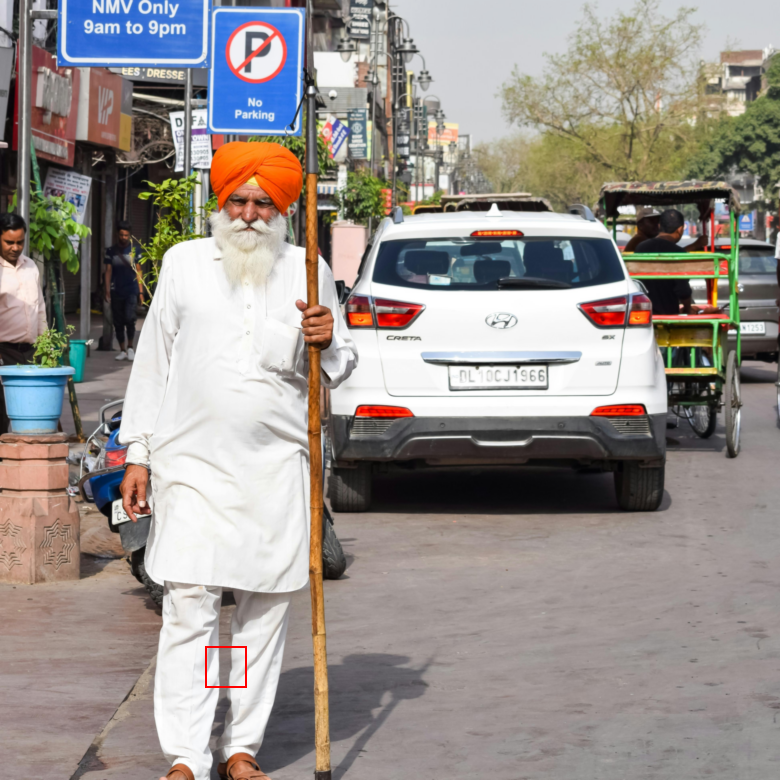
#> input picture Q2/match_size41_B.png, 780 x 780 px, given in place of parking.png, which was not available
$ python a_scipy.py
#> lines starting #> are read from the running program, lines starting #| are printed output that depends on the picture; pictures that were not available may be replaced by others from this repository, and a replacement may not be noted
import numpy as np
from PIL import Image, ImageDraw
from scipy.signal import correlate
import matplotlib.pyplot as plt
import os

def load_image_as_array(path: str) -> np.ndarray:
    img = Image.open(path).convert("RGB")
    return np.asarray(img, dtype=np.float64)

def rms(x: np.ndarray) -> float:
    return np.sqrt(np.mean(x ** 2))

def ncc_single_channel(F: np.ndarray, H: np.ndarray) -> np.ndarray:
    Hgt_H, Wid_H = H.shape
    N = Hgt_H * Wid_H
    eps = 1e-10

    H_norm = H / (rms(H) + eps)

    # Numerator: sum(Fpatch * H_norm) for every window position, via correlation
    numerator = correlate(F, H_norm, mode="valid", method="fft")

    # Sliding sum of squares of F, via correlation with a ones kernel
    F_sq_sum = correlate(F ** 2, np.ones_like(H), mode="valid", method="fft")
    F_rms = np.sqrt(np.maximum(F_sq_sum, 0) / N)  # clip tiny negatives from FFT round-off

    scores = numerator / (F_rms + eps)
    return scores

def ncc_match_color(F_rgb: np.ndarray, H_rgb: np.ndarray):
    """Computes NCC for each channel independently, returning a dictionary of scores."""
    channel_names = ["R", "G", "B"]
    per_channel_scores = {}

    for i, name in enumerate(channel_names):
        F_ch = F_rgb[:, :, i]
        H_ch = H_rgb[:, :, i]
        print(f"Computing NCC for channel {name}...")
        per_channel_scores[name] = ncc_single_channel(F_ch, H_ch)

    return per_channel_scores

def find_best_match(scores: np.ndarray):
    idx = np.unravel_index(np.argmax(scores), scores.shape)
    row, col = idx
    return row, col, scores[row, col]

def draw_match_box(scene_rgb: np.ndarray, top_left, template_shape):
    """Draws bounding box on a copy of the scene and returns the annotated RGB array."""
    h, w = template_shape[:2]
    row, col = top_left

    img = Image.fromarray(np.clip(scene_rgb, 0, 255).astype(np.uint8))
    draw = ImageDraw.Draw(img)
    draw.rectangle([col, row, col + w, row + h], outline=(255, 0, 0), width=3)
    return np.array(img)

def save_combined_report(scene_rgb, per_channel_scores, template_shape, out_path="combined_results.jpg"):
    """Generates the dual-row report figure: Top = Heatmaps, Bottom = Best Matches."""
    fig, axes = plt.subplots(2, 3, figsize=(18, 11))
    channel_names = ["R", "G", "B"]

    # Calculate offset shift due to 'valid' convolution mode
    th, tw = template_shape[:2]
    offset_r = th // 2
    offset_c = tw // 2

    for i, name in enumerate(channel_names):
        scores = per_channel_scores[name]
        row, col, score = find_best_match(scores)

        # Adjust top-left coordinate to align with the original scene dimensions
        adjusted_top_left = (row + offset_r, col + offset_c)

        # --- Top Row: Heatmaps ---
        ax_heat = axes[0, i]
        im_heat = ax_heat.imshow(scores, cmap='hot')
        ax_heat.set_title(f"Channel {name} Heatmap")
        ax_heat.axis('off')
        fig.colorbar(im_heat, ax=ax_heat, fraction=0.046, pad=0.04)

        # --- Bottom Row: Best Matches with Bounding Box ---
        ax_match = axes[1, i]
        annotated_scene = draw_match_box(scene_rgb, adjusted_top_left, template_shape)
        ax_match.imshow(annotated_scene)
        ax_match.set_title(f"Channel {name} Match (score={score:.4f})")
        ax_match.axis('off')

    plt.tight_layout()
    plt.savefig(out_path, dpi=300, bbox_inches="tight")
    print(f"Saved combined report visualization to {out_path}")
    plt.close()

def main(scene_path: str, template_path: str):
    scene = load_image_as_array(scene_path)
#> in load_image_as_array, img is the input picture: PIL image 780x780 RGB; mean R, G, B 151.5, 144.7, 140.2
    template = load_image_as_array(template_path)
#> call 2 of load_image_as_array, with path = 'templateNoPark.png'
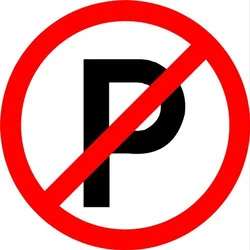
#> input picture Q2/templateNoPark.png, 250 x 250 px
#> in load_image_as_array, img is the input picture: PIL image 250x250 RGB; mean R, G, B 226.6, 151, 150.8

    print(f"Scene shape:    {scene.shape}")
#| Scene shape:    (780, 780, 3)
    print(f"Template shape: {template.shape}\n")
#| Template shape: (250, 250, 3)

    # Get independent scores for R, G, and B
    per_channel_scores = ncc_match_color(scene, template)
#> the loop in ncc_match_color, `for i, name in enumerate(channel_names):` made 3 passes
#> pass 1, in ncc_match_color, `H_ch = H_rgb[:, :, i]`:
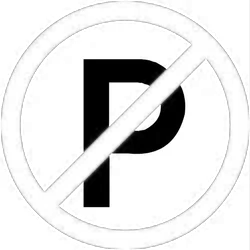
#> H_ch: shape (250, 250) float64; min 0, max 255, mean 226.6
#> pass 1, in ncc_single_channel, `numerator = correlate(F, H_norm, mode="valid", method="fft")`:
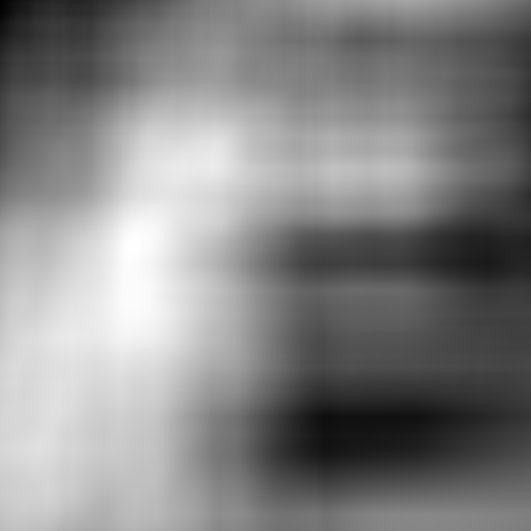
#> numerator: shape (531, 531) float64; min 6620862.7, max 11909689.9, mean 9387591.9; drawn with min black and max white
#> after the loop in ncc_match_color, `for i, name in enumerate(channel_names):`:
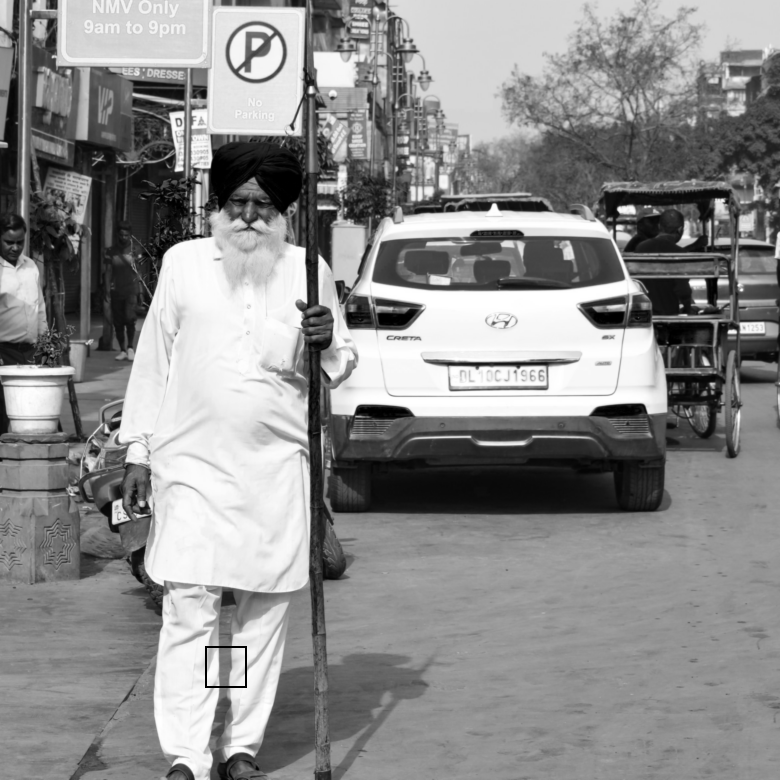
#> F_ch: shape (780, 780) float64; min 0, max 255, mean 140.2
#> after the loop in ncc_match_color, `for i, name in enumerate(channel_names):`: per_channel_scores = 3 items
#> per_channel_scores = 3 items

    # Find best matches and print details
    for name, scores in per_channel_scores.items():
        row, col, score = find_best_match(scores)
        print(f"Channel {name}: Best match at (row={row}, col={col}) with score={score:.4f}")
#> this loop made 3 passes
#> (name, row, col, score) on passes 1 to 3: ('R', 529, 471, 59316.7), ('G', 530, 280, 48816.9), ('B', 529, 396, 48695.4)
#| Channel R: Best match at (row=529, col=471) with score=59316.6555
#| Channel G: Best match at (row=530, col=280) with score=48816.8805
#| Channel B: Best match at (row=529, col=396) with score=48695.4456

    # Generate and save the professional dual-row visualization
    save_combined_report(scene, per_channel_scores, template.shape, out_path="combined_results_template.jpg")
#> the loop in save_combined_report, `for i, name in enumerate(channel_names):` made 3 passes
#> (idx in find_best_match, score) on passes 1 to 3: ((529, 471), 59316.7), ((530, 280), 48816.9), ((529, 396), 48695.4)
#> pass 1, in save_combined_report, `scores = per_channel_scores[name]`:
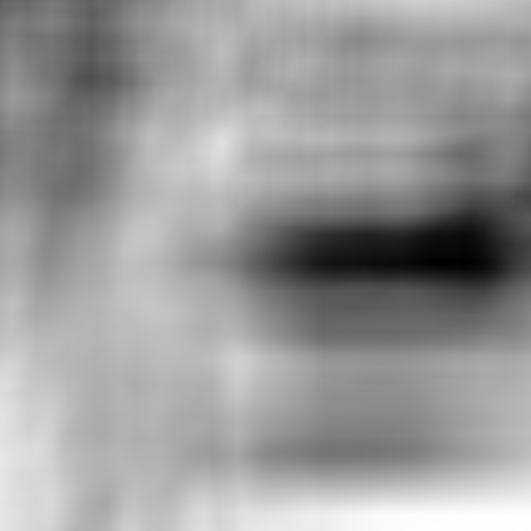
#> scores: shape (531, 531) float64; min 45226.4, max 59316.7, mean 53760.1; drawn with min black and max white
#> after the loop in save_combined_report, `for i, name in enumerate(channel_names):`:
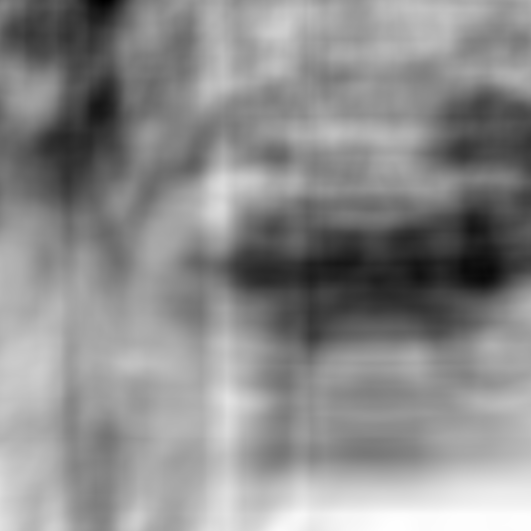
#> scores: shape (531, 531) float64; min 35897.3, max 48695.4, mean 42907; drawn with min black and max white
#> in save_combined_report, `plt.savefig(out_path, dpi=300, bbox_inches="tight")`:
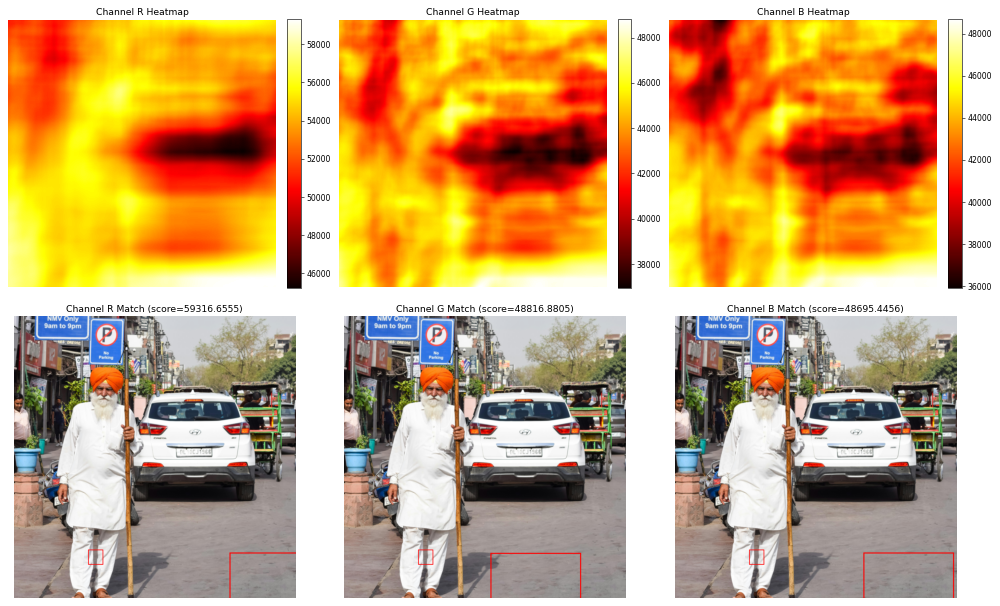
#> figure drawn by matplotlib, 9 panels

if __name__ == "__main__":
    scene_path = "parking.png"
    template_path = "templateNoPark.png"

    main(scene_path, template_path)
